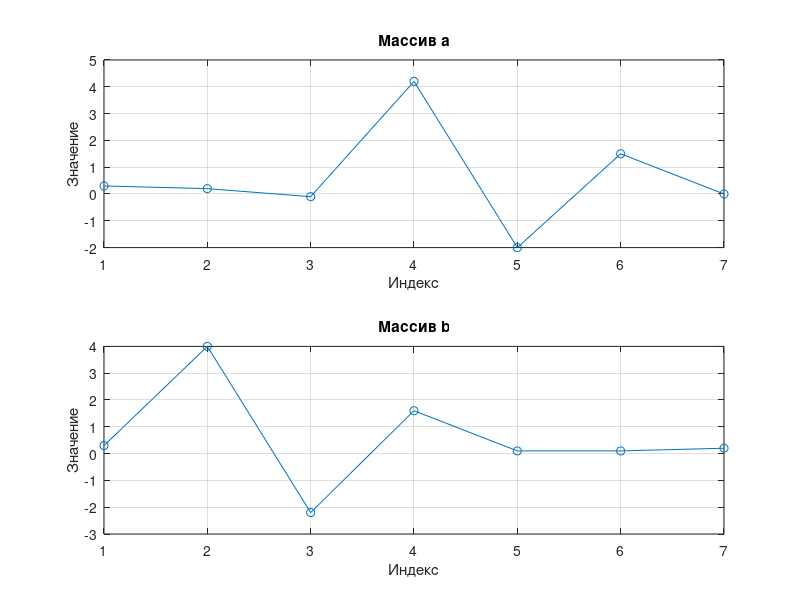
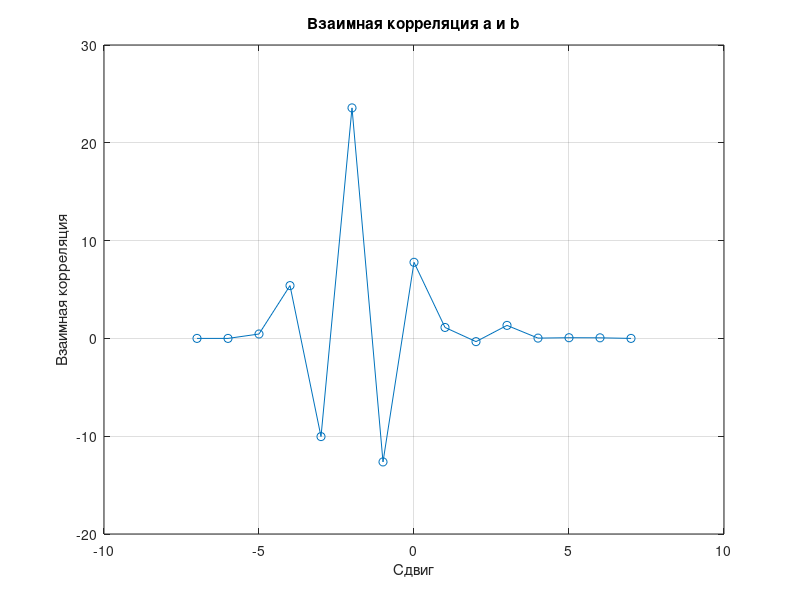
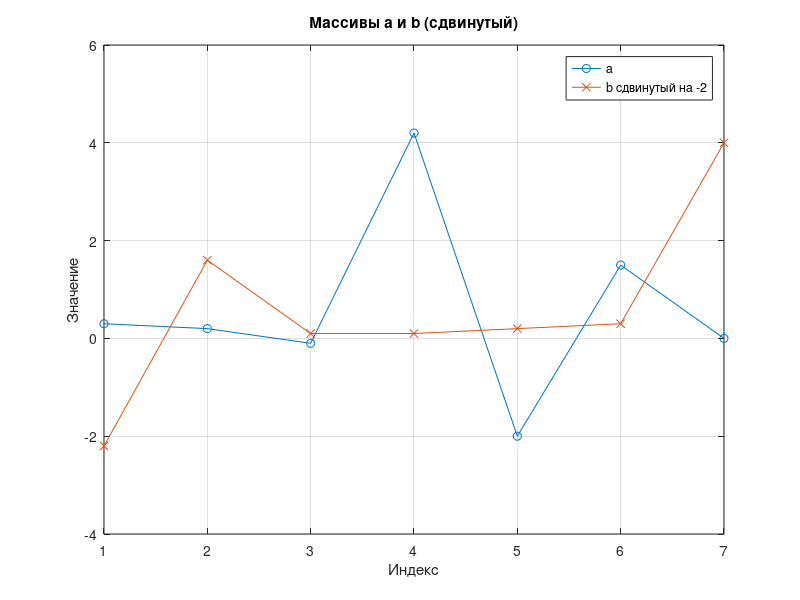

Write MATLAB code to recreate these figures, in order.
f1 = 1;
f2 = 1 + 4;
f3 = 1 * 2 + 1;

a = [1, 2, 5, -2, -4, -2, 1, 4];
b = [3, 6, 7, 0, -5, -4, 2, 5];

t = 0:1/100:1;

s1 = cos(2 * pi * f1 * t);
s2 = cos(2 * pi * f2 * t);
s3 = cos(2 * pi * f3 * t);

at = 2 * s1 + 4 * s2 + s3;
bt = s1 + s2;

corr1 = sum(s1 .* at);
corr2 = sum(s1 .* bt);
fprintf("Корреляция s1 и а(t) = %f\n", corr1);
fprintf("Корреляция s1 и b(t) = %f\n", corr2);

norm_corr1 = corr1 / sqrt(sum(s1 .^ 2) * sum(at .^ 2));
norm_corr2 = corr2 / sqrt(sum(s1 .^ 2) * sum(bt .^ 2));
fprintf("Нормализированнная корреляция s1 и а(t) = %f\n", norm_corr1);
fprintf("Нормализированнная корреляция s1 и b(t) = %f\n", norm_corr2);

a1 = [0.3 0.2 -0.1 4.2 -2 1.5 0];
b1 = [0.3 4 -2.2 1.6 0.1 0.1 0.2];

figure;
subplot(2, 1, 1);
plot(a1, '-o');
xlabel('Индекс');
ylabel('Значение');
title('Массив a');
grid on;

subplot(2, 1, 2);
plot(b1, '-o');
xlabel('Индекс');
ylabel('Значение');
title('Массив b');
grid on;

max_lag = length(b) - 1;
corr_values = zeros(1, max_lag + 1);
lags = -max_lag:max_lag;

for lag = -max_lag:max_lag
    if lag < 0
        shifted_b1 = [zeros(1, -lag), b1(1:end + lag)]; % Сдвиг влево с добавлением нулей
        corr_values(lag + max_lag + 1) = sum(a1 .* shifted_b1);
    else
        shifted_b1 = [b1(lag + 1:end), zeros(1, lag)]; % Сдвиг вправо с добавлением нулей
        corr_values(lag + max_lag + 1) = sum(a1 .* shifted_b1);
    end
end


[max_corr, max_index] = max(corr_values);
optimal_lag = lags(max_index);

fprintf('Максимальная корреляция: %f при сдвиге: %d\n', max_corr, optimal_lag);

figure;
plot(lags, corr_values, '-o');
xlabel('Сдвиг');
ylabel('Взаимная корреляция');
title('Взаимная корреляция a и b');
grid on;

shifted_b1 = circshift(b1, optimal_lag);

figure;
plot(a1, '-o', 'DisplayName', 'a');
hold on;
plot(shifted_b1, '-x', 'DisplayName', sprintf('b сдвинутый на %d', optimal_lag));
xlabel('Индекс');
ylabel('Значение');
title('Массивы a и b (сдвинутый)');
legend show;
grid on;

